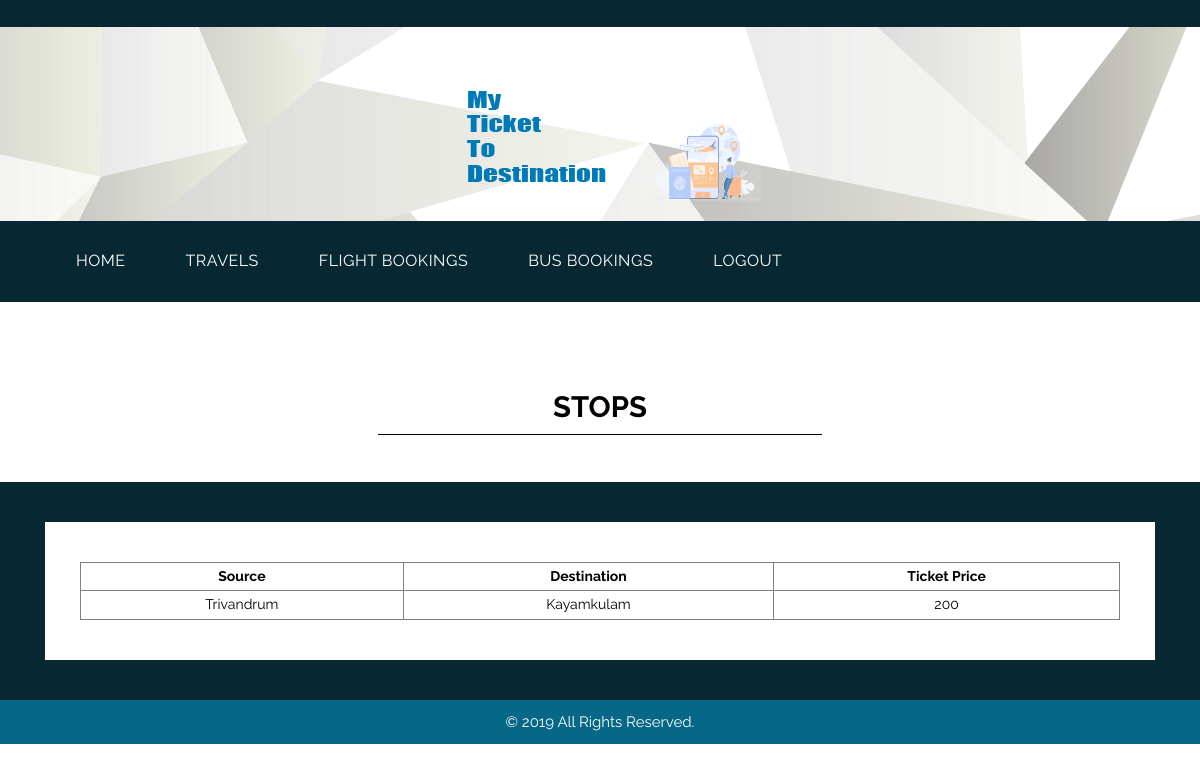
Screenshot of /viewstop.php?bid=1 with the database file from the repository.
### tables this page shows
CREATE TABLE `tbl_stop` (
  `stid` int(11) NOT NULL AUTO_INCREMENT,
  `bid` int(20) DEFAULT NULL,
  `src` varchar(20) DEFAULT NULL,
  `stop` varchar(20) NOT NULL,
  `tprice` int(11) NOT NULL,
  PRIMARY KEY (`stid`)
);

### DatabaseCon.php (called while the page is built, shortened)
<?php
class DatabaseCon {
private $dbhost = 'localhost:3306';
private $dbuser = 'root';
private $dbpass = '';
private $conn;
   function __construct()
   		 {
      		$this->conn = mysql_connect($this->dbhost, $this->dbuser, $this->dbpass);
        }
   function selectData($str)
   {
   $retval=mysql_query($str,$this->conn);
   return $retval;
   }
}
?>

### viewstop.php (the view, shortened to what this page needs)
<!DOCTYPE html>
<html lang="en">
<head>
<link rel="stylesheet" type="text/css" href="css/bootstrap.min.css">
<link rel="stylesheet" type="text/css" href="css/style.css">
<link rel="stylesheet" href="css/responsive.css">
<link rel="stylesheet" href="css/jquery.mCustomScrollbar.min.css">
<link rel="stylesheet" href="https://netdna.bootstrapcdn.com/font-awesome/4.0.3/css/font-awesome.css">
<link rel="stylesheet" href="css/owl.carousel.min.css">
<link rel="stylesheet" href="css/owl.theme.default.min.css">
<link rel="stylesheet" href="https://cdnjs.cloudflare.com/ajax/libs/fancybox/2.1.5/jquery.fancybox.min.css" media="screen">
</head>
<body>
	<div class="header_main">
		<div class="container">
			<div class="logo"><a href="#"><img src="images/logo1.png"></a></div>
		</div>
	</div>
	<div class="header">
		<div class="container">
            <div class="col-sm-12">
                 <div class="menu-area">
                    <nav class="navbar navbar-expand-lg ">
                        <div class="collapse navbar-collapse" id="navbarSupportedContent">
                            <ul class="navbar-nav mr-auto">
                        <li class="nav-item active">
                                <a class="nav-link" href="custhome.php">HOME<span class="sr-only">(current)</span></a> </li>
								<li class="nav-item">
                                <a class="nav-link" href="uviewcom.php">TRAVELS</a></li>
<li class="nav-item">
                                <a class="nav-link" href="vfbook.php">FLIGHT BOOKINGS</a></li>
<li class="nav-item">
                                <a class="nav-link" href="vbbook.php">BUS BOOKINGS</a></li>
                                <li class="#" href="#">
      	                        <a class="nav-link" href="index.html">LOGOUT</a></li>
</ul>
                        </div>
                    </nav>
                </div>
            </div>
        </div>
    </div>
    <div class="contact_main">
    <div class="touch_section">
        <div class="container">
            <h1 class="touch_text">STOPS</h1>
        </div>
    </div>
    <div class="lets_touch_main">
        <div class="container">
            <div class="row">
                          <div class="col-md-12">
                    <div class="row">
                        <div class="col-md-12">
                        <div class="input_main">
                       <div class="container">
						<table border="1" style="width:100%;text-align:center;color:black">
<tr>
<th>Source</th>
<th>Destination</th>
<th>Ticket Price</th>
</tr>
<?php include('DatabaseCon.php');
	$db=new DatabaseCon();
	$bid=$_GET['bid'];
	$s="select * from tbl_stop where bid='$bid'";
	$rs=$db->selectData($s);
	while($row=mysql_fetch_array($rs)){
		?>
		<tr>
<td><?php echo $row['src']; ?> </td>
		<td><?php echo $row['stop']; ?> </td>
		<td><?php echo $row['tprice']; ?> </td>
		</tr>
	<?php } ?>
	</table> </div>
                    </div>
                        </div>
                    </div>
                </div>
            </div>
        </div>
    </div>
  <div class="copyright">
        <div class="container">
            <div class="row">
                <div class="col-sm-12">
                   <p class="copyright_text">© 2019 All Rights Reserved.</p>
                </div>
            </div>
        </div>
    </div>
</body>
</html>

### css/style.css (style rules this page uses)
* { box-sizing: border-box !important; transition: ease all 0.5s; }
html { scroll-behavior: smooth; }
body { color: #666666; font-size: 14px; font-family: 'Raleway', sans-serif;; line-height: 1.80857; font-weight: normal; overflow-x: hidden; }
a { color: #1f1f1f; text-decoration: none !important; outline: none !important; -webkit-transition: all .3s ease-in-out; -moz-transition: all .3s ease-in-out; -ms-transition: all .3s ease-in-out; -o-transition: all .3s ease-in-out; transition: all .3s ease-in-out; }
h1, h2, h3, h4, h5, h6 { letter-spacing: 0; font-weight: normal; position: relative; padding: 0 0 10px 0; font-weight: normal; line-height: normal; color: #111111; margin: 0 }
h1 { font-size: 24px }
*, *::after, *::before { -webkit-box-sizing: border-box; -moz-box-sizing: border-box; box-sizing: border-box; }
ul, li, ol { margin: 0px; padding: 0px; list-style: none; }
p { margin: 20px; font-weight: 400; font-size: 15px; line-height: 24px; }
a { color: #ffffff; text-decoration: none; outline: none !important; }
.header_main { width: 100%; float: left; background-image: url(../images/header.png); height: auto; padding-top: 20px; padding-bottom: 40px; }
.logo { width: 100%; float: left; text-align: center; margin-top: 55px; }
.header { width: 100%; width: 100%; float: left; background-color: #072833; padding-bottom: 10px; padding-top: 10px; }
.header_main { width: 100%; float: left; background-image: url(../images/header.png); height: auto; padding-bottom: 20px; }
.navbar-expand-lg .navbar-nav .nav-link { padding-right: 60px; padding-left: 0; color: #fff; font-size: 16px; letter-spacing: 0.5px; }
.navbar-nav.mr-auto { width: 100%; margin: 0; display: block; }
.navbar-nav.mr-auto li { float: left; }
.touch_section { width: 100%; padding-top: 57px; margin-bottom: 47px; display: inline-block !important; }
.touch_text { width: 27%; margin: 0 auto; text-align: center; border-bottom: 1px solid #000; color: #050000; font-size: 22pt; font-weight: bold; }
.lets_touch_main { width: 100%; float: left; background-color: #072833; padding-top: 40px; padding-bottom: 40PX; }
.input_main { width: 100%; float: left; background-color: #ffffff; padding: 40px 20px; }
.contact_main { width: 100%; float: left; background-color: #ffffff; padding-top: 40px; }
.copyright { width: 100%; float: left; background-color: #076787; padding-top: 10px; padding-bottom: 10px; }
.copyright_text { width: 100%; float: left; color: #fbfdfd; text-align: center; margin: 0px; }
.contact_main { width: 100%; float: left; padding-top: 30px; }

### css/responsive.css (style rules this page uses)
.touch_text { width: 40%; }

### rows the page displays
tbl_stop: src "Trivandrum", stop "Kayamkulam", tprice "200"
